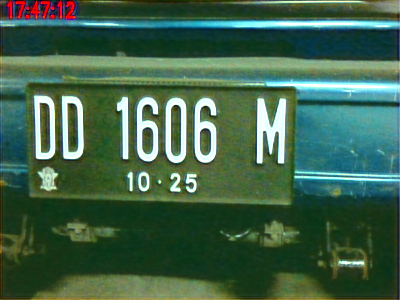
#> input picture 10.png, 400 x 300 px, found by its file name
$ jupyter execute histogram_equalization.ipynb
#> lines starting #> are read from the running program, lines starting #| are printed output that depends on the picture
# Histogram equalization
[](https://colab.research.google.com/github/YoniChechik/AI_is_Math/blob/master/c_02a_basic_image_processing/histogram_equalization.ipynb)

[cell 1]
# to run in google colab
import sys

if "google.colab" in sys.modules:
    import subprocess

    subprocess.call("apt-get install subversion".split())
    subprocess.call(
        "svn export https://github.com/sugiawan2402/Data-Uji-Adaptiv-Intensitas-Cahaya-.git".split()
    )

[cell 2]
import numpy as np
import matplotlib.pyplot as plt
import cv2

figsize = (10, 10)

First, read the image as grayscale

[cell 3]
# read as grayscale
I = cv2.imread("/content/Data-Uji-Adaptiv-Intensitas-Cahaya-.git/trunk/10.png", 0)
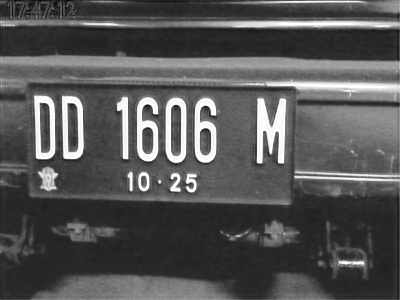
#> I: shape (300, 400); min 2, max 255, mean 85.5

plt.figure(figsize=figsize)
plt.imshow(I, cmap="gray", vmin=0, vmax=255)
plt.title("Original image")
plt.show()

Let's start by calculating and showing the original histogram

[cell 4]
bins_edges_min_max = [0, 256]
num_bins = 256
bin_count, bins_edges = np.histogram(I, num_bins, bins_edges_min_max)
#> bin_count = 256 values, max 6316 at index 39, min 0 at index 0, mean 468.8; bins_edges = 257 values from 0 to 256
bins_start = bins_edges[:-1]
#> bins_start = 256 values from 0 to 255

[cell 5]
def draw_hist(x_axis, input):
    fig, ax = plt.subplots(figsize=figsize)
    # why not using plt.hist? because we want to plot also some derivations of this hist, so this is easier
    plt.bar(x_axis, input, width=input.shape[0] / (x_axis[-1] - x_axis[0] + 1))
    return fig, ax


draw_hist(bins_start, bin_count)
plt.title("Original histogram")
plt.show()
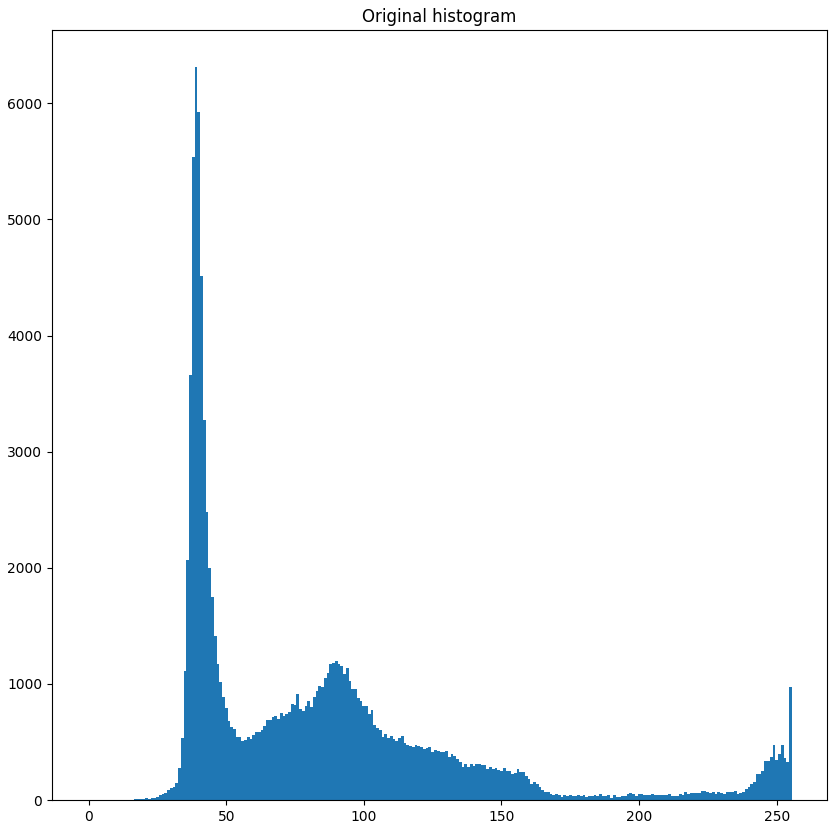
#> figure drawn by matplotlib, 1 panel; tallest bar 6316 high, from x = 38.5 to 39.5

Normalize the histogram to gat a discrete PDF

[cell 6]
pdf = bin_count / np.sum(bin_count)
#> pdf = 256 values, max 0.0526 at index 39, min 0 at index 0, mean 0.00391

draw_hist(bins_start, pdf)
plt.title("Original PDF")
plt.show()
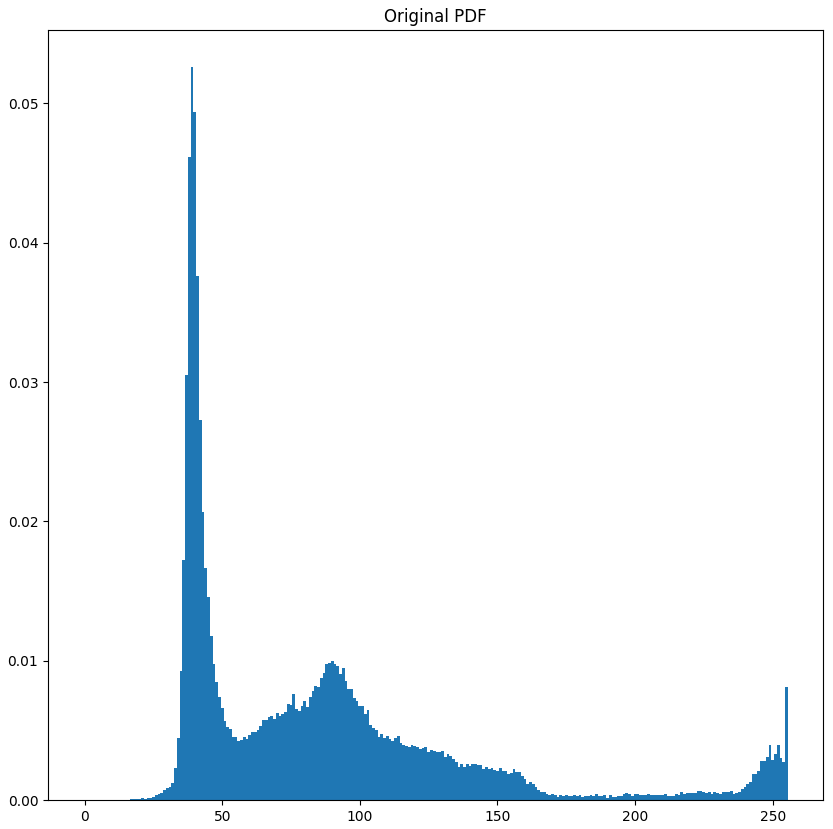
#> figure drawn by matplotlib, 1 panel; tallest bar 0.0526 high, from x = 38.5 to 39.5

Get the CDF by calculating the cumulative sum of the pdf data

[cell 7]
cdf = np.cumsum(pdf)
#> cdf = 256 values from 0 to 1

plt.figure(figsize=figsize)
plt.plot(cdf)
plt.title("Original CDF")
plt.show()
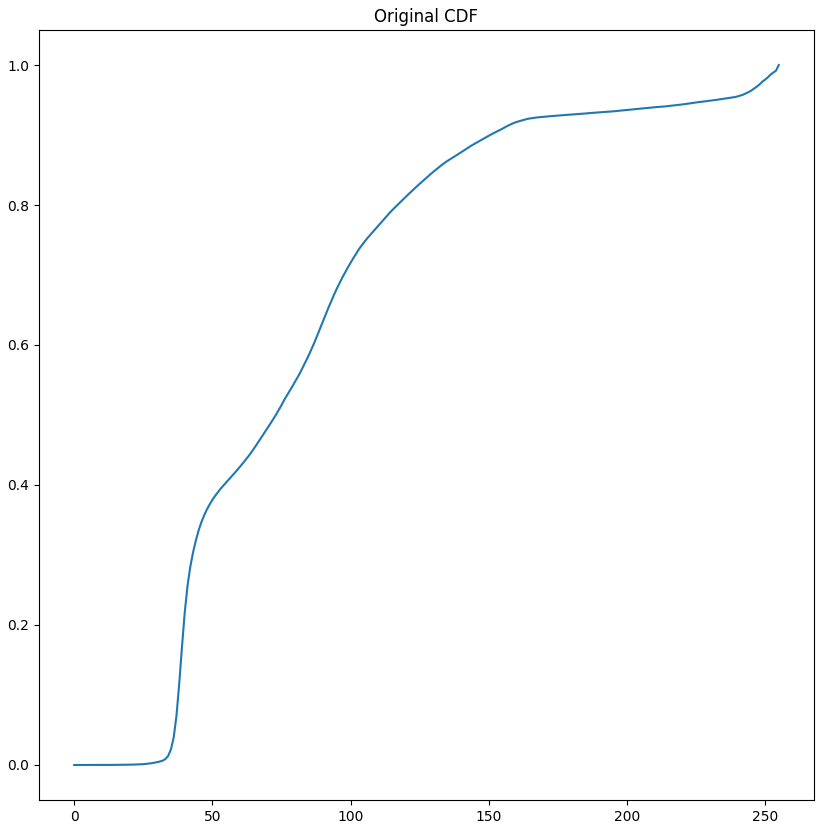
#> figure drawn by matplotlib, 1 panel; curve peaks at x = 255, y = 1

[cell 8]
fig, ax = draw_hist(bins_start, pdf)
ax.plot(cdf * np.max(pdf), "r")
plt.title("Original PDF+ const*CDF to show the connection between the two")
plt.show()
#> figure, not shown here; tallest bar 0.0526 high, from x = 38.5 to 39.5; curve peaks at x = 255, y = 0.0526

The final step is to un-normalize the CDF to become the equalization function

[cell 9]
f_eq = np.round(cdf * 255).astype(int)
#> f_eq = 256 values from 0 to 255

f_eq
#> Out = 256 values from 0 to 255

Use the equalization function to get the equalized image

[cell 10]
I_eq = f_eq[I]
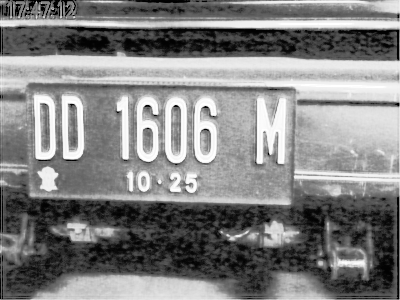
#> I_eq: shape (300, 400) int64; min 0, max 255, mean 129.5

plt.figure(figsize=figsize)
plt.imshow(I_eq, cmap="gray", vmin=0, vmax=255)
plt.title("equalized image")
plt.show()

Plot the equalized histogram, PDF and CDF

[cell 11]
bin_count, bins_edges = np.histogram(I_eq, num_bins, bins_edges_min_max)
#> bin_count = 256 values, max 6316 at index 43, min 0 at index 4, mean 468.8
bins_start = bins_edges[:-1]

draw_hist(bins_start, bin_count)
plt.title("equalized histogram")
plt.show()
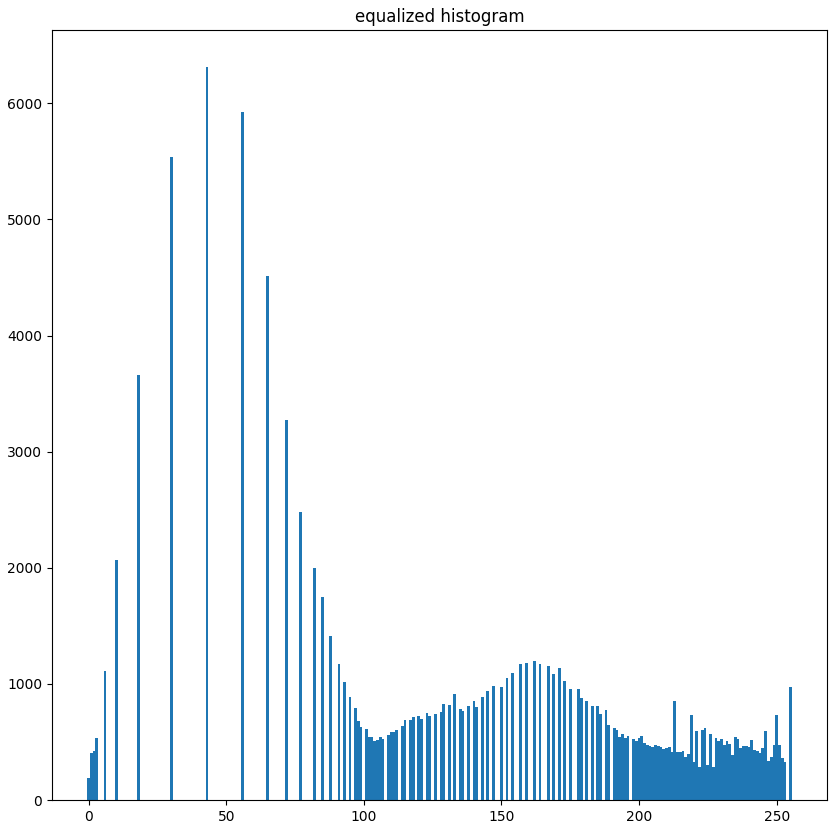
#> figure drawn by matplotlib, 1 panel; tallest bar 6316 high, from x = 42.5 to 43.5

[cell 12]
pdf = bin_count / np.sum(bin_count)
#> pdf = 256 values, max 0.0526 at index 43, min 0 at index 4, mean 0.00391
cdf = np.cumsum(pdf)
#> cdf = 256 values from 0.00159 to 1

fig, ax = draw_hist(bins_start, pdf)
ax.plot(cdf * np.max(pdf), "r")
plt.title("equalized PDF and const*CDF")
plt.show()
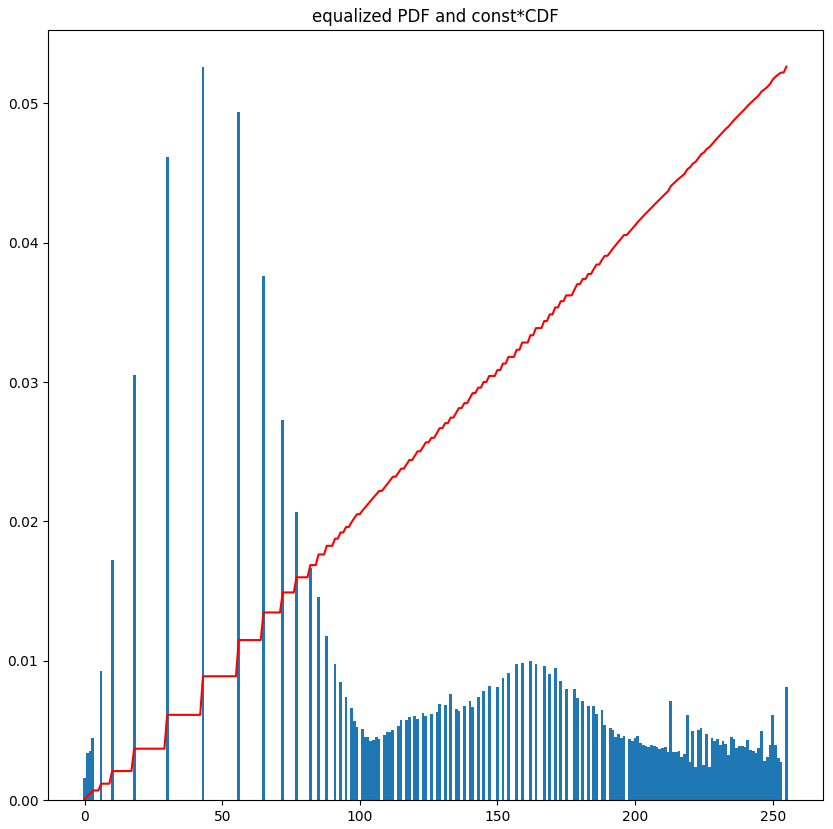
#> figure drawn by matplotlib, 1 panel; tallest bar 0.0526 high, from x = 42.5 to 43.5; curve peaks at x = 255, y = 0.0526

## cv2 histogram equalization function

[cell 13]
I_eq_cv2 = cv2.equalizeHist(I)

plt.figure(figsize=figsize)
plt.imshow(I_eq_cv2, cmap="gray", vmin=0, vmax=255)
plt.title("cv2.equalizeHist() result")
plt.show()

$ run again, with 100.png copied over 10.png
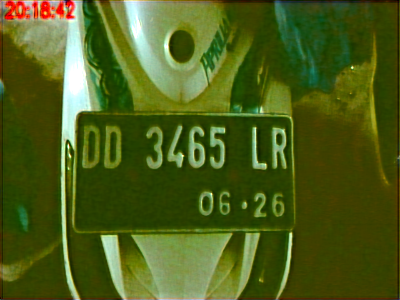
#> input picture 100.png, 400 x 300 px, found by its file name
#> `bin_count, bins_edges = np.histogram(I, num_bins, bins_edges_min_max)`: bin_count = 256 values, max 7553 at index 55, min 0 at index 0, mean 468.8; bins_edges = 257 values from 0 to 256
#> bins_start = 256 values from 0 to 255
#> `pdf = bin_count / np.sum(bin_count)`: pdf = 256 values, max 0.0629 at index 55, min 0 at index 0, mean 0.00391
#> `cdf = np.cumsum(pdf)`: cdf = 256 values from 0 to 1
#> f_eq = 256 values from 0 to 255
#> `I_eq = f_eq[I]`:
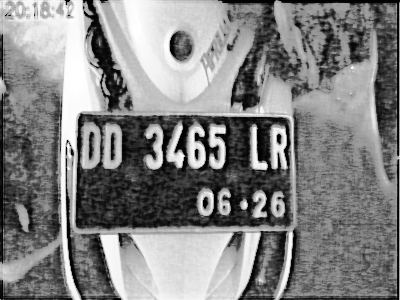
#> I_eq: shape (300, 400) int64; min 0, max 255, mean 130.6
#> `bin_count, bins_edges = np.histogram(I_eq, num_bins, bins_edges_min_max)`: bin_count = 256 values, max 7553 at index 116, min 0 at index 7, mean 468.8
#> `pdf = bin_count / np.sum(bin_count)`: pdf = 256 values, max 0.0629 at index 116, min 0 at index 7, mean 0.00391
#> `cdf = np.cumsum(pdf)`: cdf = 256 values from 0.00187 to 1
#> `plt.show()`:
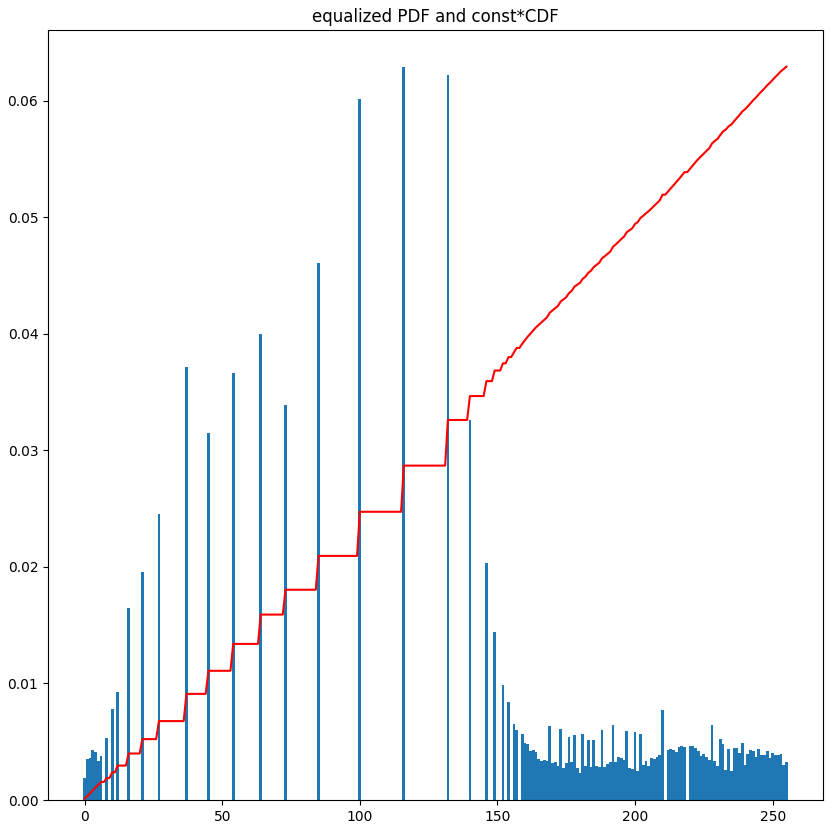
#> figure drawn by matplotlib, 1 panel; tallest bar 0.0629 high, from x = 115.5 to 116.5; curve peaks at x = 255, y = 0.0629

$ run again, with 101.png copied over 10.png
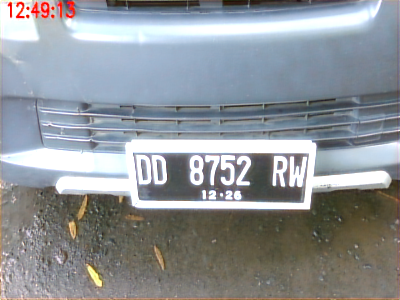
#> input picture 101.png, 400 x 300 px, found by its file name
#> `bin_count, bins_edges = np.histogram(I, num_bins, bins_edges_min_max)`: bin_count = 256 values, max 9766 at index 255, min 0 at index 0, mean 468.8; bins_edges = 257 values from 0 to 256
#> bins_start = 256 values from 0 to 255
#> `pdf = bin_count / np.sum(bin_count)`: pdf = 256 values, max 0.0814 at index 255, min 0 at index 0, mean 0.00391
#> `cdf = np.cumsum(pdf)`: cdf = 256 values from 0 to 1
#> f_eq = 256 values from 0 to 255
#> `I_eq = f_eq[I]`:
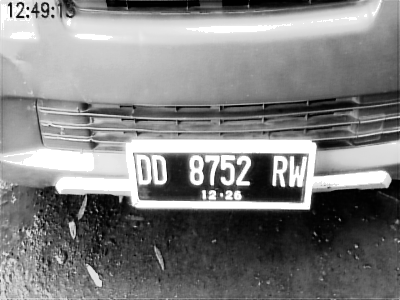
#> I_eq: shape (300, 400) int64; min 0, max 255, mean 129
#> `bin_count, bins_edges = np.histogram(I_eq, num_bins, bins_edges_min_max)`: bin_count = 256 values, max 9766 at index 255, min 0 at index 11, mean 468.8
#> `pdf = bin_count / np.sum(bin_count)`: pdf = 256 values, max 0.0814 at index 255, min 0 at index 11, mean 0.00391
#> `cdf = np.cumsum(pdf)`: cdf = 256 values from 0.00186 to 1
#> `plt.show()`:
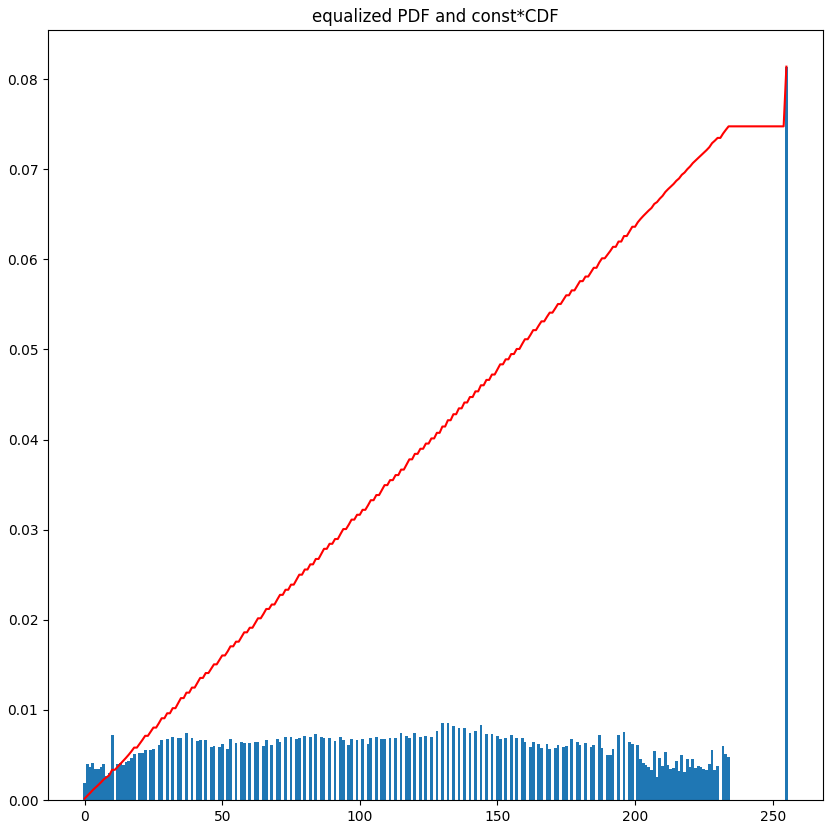
#> figure drawn by matplotlib, 1 panel; tallest bar 0.0814 high, from x = 254.5 to 255.5; curve peaks at x = 255, y = 0.0814

$ run again, with 102.png copied over 10.png
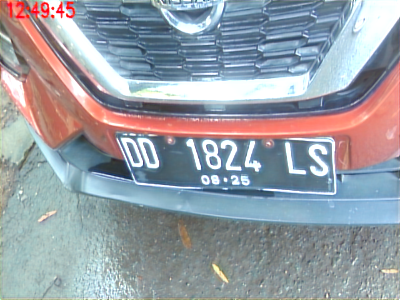
#> input picture 102.png, 400 x 300 px, found by its file name
#> `bin_count, bins_edges = np.histogram(I, num_bins, bins_edges_min_max)`: bin_count = 256 values, max 3616 at index 255, min 0 at index 0, mean 468.8; bins_edges = 257 values from 0 to 256
#> bins_start = 256 values from 0 to 255
#> `pdf = bin_count / np.sum(bin_count)`: pdf = 256 values, max 0.0301 at index 255, min 0 at index 0, mean 0.00391
#> `cdf = np.cumsum(pdf)`: cdf = 256 values from 0 to 1
#> f_eq = 256 values from 0 to 255
#> `bin_count, bins_edges = np.histogram(I_eq, num_bins, bins_edges_min_max)`: bin_count = 256 values, max 3616 at index 255, min 0 at index 19, mean 468.8
#> `pdf = bin_count / np.sum(bin_count)`: pdf = 256 values, max 0.0301 at index 255, min 0 at index 19, mean 0.00391
#> `cdf = np.cumsum(pdf)`: cdf = 256 values from 0.00173 to 1
#> `plt.show()`:
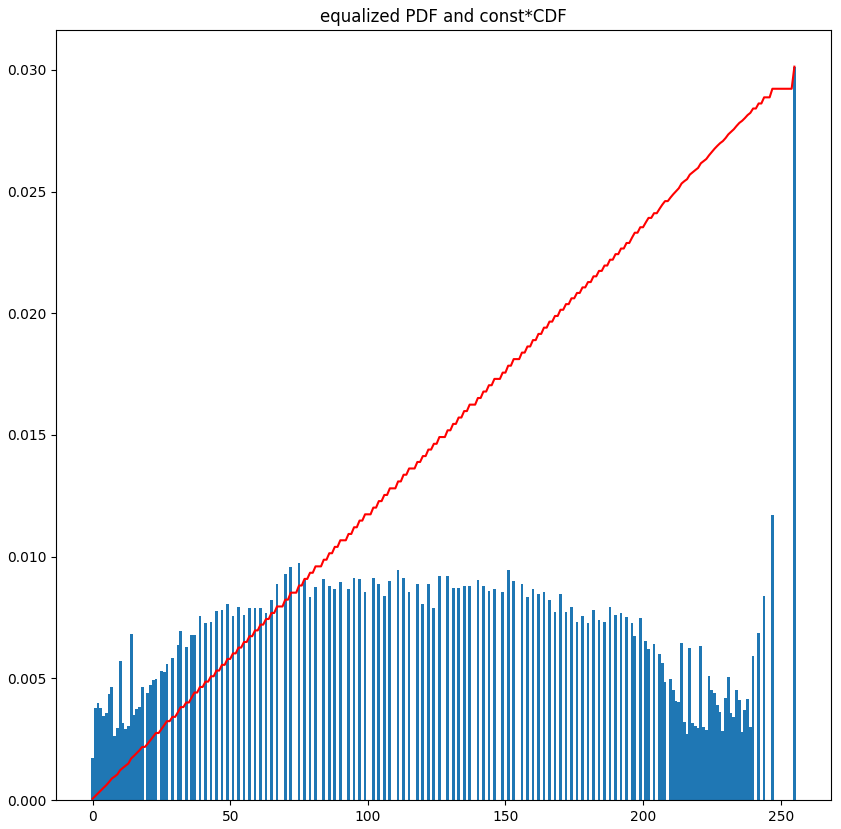
#> figure drawn by matplotlib, 1 panel; tallest bar 0.0301 high, from x = 254.5 to 255.5; curve peaks at x = 255, y = 0.0301
